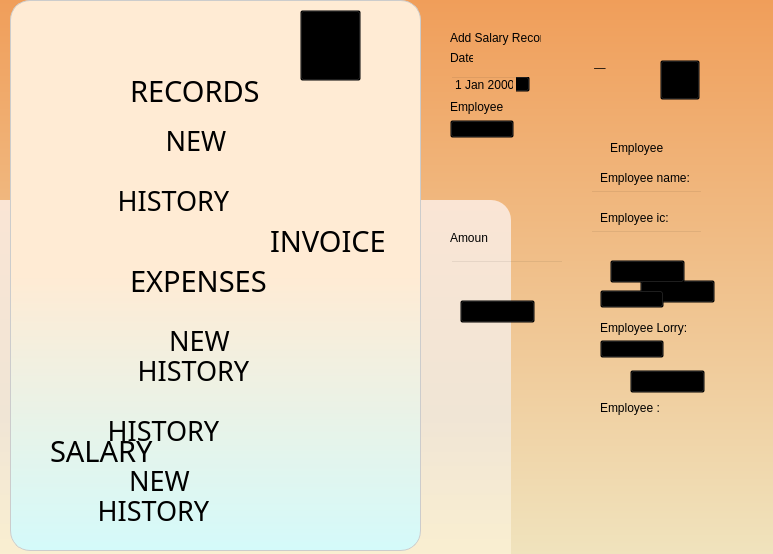
<?xml version="1.0" encoding="UTF-8"?>
<ui version="4.0">
 <class>Form</class>
 <widget class="QWidget" name="Form">
  <property name="geometry">
   <rect>
    <x>0</x>
    <y>0</y>
    <width>773</width>
    <height>554</height>
   </rect>
  </property>
  <property name="sizePolicy">
   <sizepolicy hsizetype="Expanding" vsizetype="Expanding">
    <horstretch>0</horstretch>
    <verstretch>0</verstretch>
   </sizepolicy>
  </property>
  <property name="windowTitle">
   <string>Form</string>
  </property>
  <property name="styleSheet">
   <string notr="true">background-color: qlineargradient(spread:pad, x1:0, y1:0, x2:0, y2:1, stop:0 rgba(240, 158, 90, 255), stop:1 rgba(240, 227, 189, 255));</string>
  </property>
  <widget class="QFrame" name="sidebar">
   <property name="geometry">
    <rect>
     <x>10</x>
     <y>0</y>
     <width>411</width>
     <height>551</height>
    </rect>
   </property>
   <property name="sizePolicy">
    <sizepolicy hsizetype="Expanding" vsizetype="Expanding">
     <horstretch>0</horstretch>
     <verstretch>0</verstretch>
    </sizepolicy>
   </property>
   <property name="styleSheet">
    <string notr="true">/*background-color: qlineargradient(spread:pad, x1:0, y1:0, x2:0, y2:1, stop:0 rgba(252, 226, 219, 240), stop:0.5 rgba(252, 226, 219, 245), stop:1 rgba(193, 228, 232,240));
*/
background-color: qlineargradient(spread:pad, x1:0, y1:0, x2:0, y2:1, stop:0 #FFEBD4 , stop:0.5 #FFEBD4, stop:1 #D4FAFA);

border-radius: 20px;
border: 1px solid #ccc;

                </string>
   </property>
   <property name="frameShape">
    <enum>QFrame::StyledPanel</enum>
   </property>
   <property name="frameShadow">
    <enum>QFrame::Raised</enum>
   </property>
   <property name="lineWidth">
    <number>3</number>
   </property>
   <widget class="QPushButton" name="add_record_button">
    <property name="geometry">
     <rect>
      <x>50</x>
      <y>110</y>
      <width>321</width>
      <height>61</height>
     </rect>
    </property>
    <property name="font">
     <font>
      <family>Tw Cen MT Condensed Extra Bold</family>
      <pointsize>20</pointsize>
     </font>
    </property>
    <property name="styleSheet">
     <string notr="true">border-radius:0px;
border:0px;
background-color:transparent;


</string>
    </property>
    <property name="text">
     <string>       NEW              </string>
    </property>
   </widget>
   <widget class="QPushButton" name="check_record_button">
    <property name="geometry">
     <rect>
      <x>40</x>
      <y>170</y>
      <width>331</width>
      <height>61</height>
     </rect>
    </property>
    <property name="font">
     <font>
      <family>Tw Cen MT Condensed Extra Bold</family>
      <pointsize>20</pointsize>
     </font>
    </property>
    <property name="styleSheet">
     <string notr="true">border-radius:0px;
border:0px;
background-color:transparent;
</string>
    </property>
    <property name="text">
     <string>HISTORY            </string>
    </property>
   </widget>
   <widget class="QPushButton" name="add_expenses_button">
    <property name="geometry">
     <rect>
      <x>50</x>
      <y>310</y>
      <width>321</width>
      <height>61</height>
     </rect>
    </property>
    <property name="font">
     <font>
      <family>Tw Cen MT Condensed Extra Bold</family>
      <pointsize>20</pointsize>
     </font>
    </property>
    <property name="styleSheet">
     <string notr="true">border-radius:0px;
border:0px;
background-color:transparent;</string>
    </property>
    <property name="text">
     <string>     NEW           </string>
    </property>
   </widget>
   <widget class="QPushButton" name="check_expenses_button">
    <property name="geometry">
     <rect>
      <x>60</x>
      <y>340</y>
      <width>331</width>
      <height>61</height>
     </rect>
    </property>
    <property name="font">
     <font>
      <family>Tw Cen MT Condensed Extra Bold</family>
      <pointsize>20</pointsize>
     </font>
    </property>
    <property name="styleSheet">
     <string notr="true">border-radius:0px;
border:0px;
background-color:transparent;
padding:0px;</string>
    </property>
    <property name="text">
     <string>HISTORY            </string>
    </property>
   </widget>
   <widget class="QLabel" name="file_pic">
    <property name="geometry">
     <rect>
      <x>20</x>
      <y>50</y>
      <width>81</width>
      <height>81</height>
     </rect>
    </property>
    <property name="styleSheet">
     <string notr="true">padding:0px;
background-color:transparent;
border:0px</string>
    </property>
    <property name="text">
     <string/>
    </property>
    <property name="pixmap">
     <pixmap>:/file.png</pixmap>
    </property>
   </widget>
   <widget class="QLabel" name="record_text">
    <property name="geometry">
     <rect>
      <x>120</x>
      <y>70</y>
      <width>231</width>
      <height>41</height>
     </rect>
    </property>
    <property name="font">
     <font>
      <family>Tw Cen MT Condensed Extra Bold</family>
      <pointsize>22</pointsize>
      <weight>50</weight>
      <bold>false</bold>
     </font>
    </property>
    <property name="styleSheet">
     <string notr="true">background-color:transparent;
border:0px;</string>
    </property>
    <property name="text">
     <string>RECORDS</string>
    </property>
   </widget>
   <widget class="QLabel" name="coin_pic">
    <property name="geometry">
     <rect>
      <x>20</x>
      <y>250</y>
      <width>71</width>
      <height>71</height>
     </rect>
    </property>
    <property name="styleSheet">
     <string notr="true">padding:0px;
background-color:transparent;
border:0px</string>
    </property>
    <property name="text">
     <string/>
    </property>
   </widget>
   <widget class="QLabel" name="expenses_text">
    <property name="geometry">
     <rect>
      <x>120</x>
      <y>260</y>
      <width>221</width>
      <height>41</height>
     </rect>
    </property>
    <property name="font">
     <font>
      <family>Tw Cen MT Condensed Extra Bold</family>
      <pointsize>22</pointsize>
      <weight>50</weight>
      <bold>false</bold>
     </font>
    </property>
    <property name="styleSheet">
     <string notr="true">background-color:transparent;
border:0px;</string>
    </property>
    <property name="text">
     <string>EXPENSES</string>
    </property>
   </widget>
   <widget class="QLabel" name="triangle1">
    <property name="geometry">
     <rect>
      <x>300</x>
      <y>130</y>
      <width>47</width>
      <height>14</height>
     </rect>
    </property>
    <property name="styleSheet">
     <string notr="true">border-radius:0px;
border:0px;
background-color:transparent;</string>
    </property>
    <property name="text">
     <string/>
    </property>
   </widget>
   <widget class="QLabel" name="triangle2">
    <property name="geometry">
     <rect>
      <x>300</x>
      <y>190</y>
      <width>47</width>
      <height>14</height>
     </rect>
    </property>
    <property name="styleSheet">
     <string notr="true">border-radius:0px;
border:0px;
background-color:transparent;</string>
    </property>
    <property name="text">
     <string/>
    </property>
   </widget>
   <widget class="QLabel" name="triangle3">
    <property name="geometry">
     <rect>
      <x>300</x>
      <y>330</y>
      <width>47</width>
      <height>14</height>
     </rect>
    </property>
    <property name="styleSheet">
     <string notr="true">border-radius:0px;
border:0px;
background-color:transparent;</string>
    </property>
    <property name="text">
     <string/>
    </property>
   </widget>
   <widget class="QLabel" name="triangle4">
    <property name="geometry">
     <rect>
      <x>300</x>
      <y>390</y>
      <width>47</width>
      <height>14</height>
     </rect>
    </property>
    <property name="styleSheet">
     <string notr="true">border-radius:0px;
border:0px;
background-color:transparent;</string>
    </property>
    <property name="text">
     <string/>
    </property>
   </widget>
   <widget class="QLabel" name="file_pic_2">
    <property name="geometry">
     <rect>
      <x>20</x>
      <y>340</y>
      <width>81</width>
      <height>81</height>
     </rect>
    </property>
    <property name="styleSheet">
     <string notr="true">padding:0px;
background-color:transparent;
border:0px</string>
    </property>
    <property name="text">
     <string/>
    </property>
    <property name="pixmap">
     <pixmap>:/file.png</pixmap>
    </property>
   </widget>
   <widget class="QLabel" name="triangle5">
    <property name="geometry">
     <rect>
      <x>290</x>
      <y>430</y>
      <width>47</width>
      <height>14</height>
     </rect>
    </property>
    <property name="styleSheet">
     <string notr="true">border-radius:0px;
border:0px;
background-color:transparent;</string>
    </property>
    <property name="text">
     <string/>
    </property>
   </widget>
   <widget class="QPushButton" name="check_invoice_button">
    <property name="geometry">
     <rect>
      <x>30</x>
      <y>400</y>
      <width>331</width>
      <height>61</height>
     </rect>
    </property>
    <property name="font">
     <font>
      <family>Tw Cen MT Condensed Extra Bold</family>
      <pointsize>20</pointsize>
     </font>
    </property>
    <property name="styleSheet">
     <string notr="true">border-radius:0px;
border:0px;
background-color:transparent;
padding:0px;</string>
    </property>
    <property name="text">
     <string>HISTORY            </string>
    </property>
   </widget>
   <widget class="QLabel" name="invoice_text">
    <property name="geometry">
     <rect>
      <x>260</x>
      <y>220</y>
      <width>221</width>
      <height>41</height>
     </rect>
    </property>
    <property name="font">
     <font>
      <family>Tw Cen MT Condensed Extra Bold</family>
      <pointsize>22</pointsize>
      <weight>50</weight>
      <bold>false</bold>
     </font>
    </property>
    <property name="styleSheet">
     <string notr="true">background-color:transparent;
border:0px;</string>
    </property>
    <property name="text">
     <string>INVOICE</string>
    </property>
   </widget>
   <widget class="QPushButton" name="add_salary_button">
    <property name="geometry">
     <rect>
      <x>10</x>
      <y>450</y>
      <width>321</width>
      <height>61</height>
     </rect>
    </property>
    <property name="font">
     <font>
      <family>Tw Cen MT Condensed Extra Bold</family>
      <pointsize>20</pointsize>
     </font>
    </property>
    <property name="styleSheet">
     <string notr="true">border-radius:0px;
border:0px;
background-color:transparent;</string>
    </property>
    <property name="text">
     <string>     NEW           </string>
    </property>
   </widget>
   <widget class="QLabel" name="salary_text">
    <property name="geometry">
     <rect>
      <x>40</x>
      <y>430</y>
      <width>221</width>
      <height>41</height>
     </rect>
    </property>
    <property name="font">
     <font>
      <family>Tw Cen MT Condensed Extra Bold</family>
      <pointsize>22</pointsize>
      <weight>50</weight>
      <bold>false</bold>
     </font>
    </property>
    <property name="styleSheet">
     <string notr="true">background-color:transparent;
border:0px;</string>
    </property>
    <property name="text">
     <string>SALARY</string>
    </property>
   </widget>
   <widget class="QPushButton" name="check_salary_button">
    <property name="geometry">
     <rect>
      <x>20</x>
      <y>480</y>
      <width>331</width>
      <height>61</height>
     </rect>
    </property>
    <property name="font">
     <font>
      <family>Tw Cen MT Condensed Extra Bold</family>
      <pointsize>20</pointsize>
     </font>
    </property>
    <property name="styleSheet">
     <string notr="true">border-radius:0px;
border:0px;
background-color:transparent;
padding:0px;</string>
    </property>
    <property name="text">
     <string>HISTORY            </string>
    </property>
   </widget>
   <widget class="QLabel" name="triangle6">
    <property name="geometry">
     <rect>
      <x>310</x>
      <y>490</y>
      <width>47</width>
      <height>14</height>
     </rect>
    </property>
    <property name="styleSheet">
     <string notr="true">border-radius:0px;
border:0px;
background-color:transparent;</string>
    </property>
    <property name="text">
     <string/>
    </property>
   </widget>
   <widget class="QLabel" name="coin_pic_2">
    <property name="geometry">
     <rect>
      <x>20</x>
      <y>450</y>
      <width>71</width>
      <height>71</height>
     </rect>
    </property>
    <property name="styleSheet">
     <string notr="true">padding:0px;
background-color:transparent;
border:0px</string>
    </property>
    <property name="text">
     <string/>
    </property>
   </widget>
   <widget class="QLabel" name="triangle7">
    <property name="geometry">
     <rect>
      <x>300</x>
      <y>450</y>
      <width>47</width>
      <height>14</height>
     </rect>
    </property>
    <property name="styleSheet">
     <string notr="true">border-radius:0px;
border:0px;
background-color:transparent;</string>
    </property>
    <property name="text">
     <string/>
    </property>
   </widget>
   <zorder>add_record_button</zorder>
   <zorder>check_record_button</zorder>
   <zorder>add_expenses_button</zorder>
   <zorder>check_expenses_button</zorder>
   <zorder>file_pic</zorder>
   <zorder>record_text</zorder>
   <zorder>coin_pic</zorder>
   <zorder>expenses_text</zorder>
   <zorder>triangle1</zorder>
   <zorder>triangle2</zorder>
   <zorder>triangle3</zorder>
   <zorder>triangle4</zorder>
   <zorder>file_pic_2</zorder>
   <zorder>check_invoice_button</zorder>
   <zorder>invoice_text</zorder>
   <zorder>triangle5</zorder>
   <zorder>add_salary_button</zorder>
   <zorder>salary_text</zorder>
   <zorder>check_salary_button</zorder>
   <zorder>triangle6</zorder>
   <zorder>coin_pic_2</zorder>
   <zorder>triangle7</zorder>
  </widget>
  <widget class="QPushButton" name="option_button">
   <property name="geometry">
    <rect>
     <x>300</x>
     <y>10</y>
     <width>61</width>
     <height>71</height>
    </rect>
   </property>
   <property name="styleSheet">
    <string notr="true">background-color: transparent;
font-family: &quot;Helvetica&quot;; 
font-size: 60px; 
font-weight: bold; 
padding-top: 0px;
padding-right: 0px;
padding-bottom: 10px;
padding-left: 0px;</string>
   </property>
   <property name="text">
    <string>≡</string>
   </property>
  </widget>
  <widget class="QPushButton" name="minimize_button">
   <property name="geometry">
    <rect>
     <x>580</x>
     <y>40</y>
     <width>40</width>
     <height>40</height>
    </rect>
   </property>
   <property name="styleSheet">
    <string notr="true">border: 0;
background-color:transparent;
color:black;
font:Bold;
font-size:20px;
padding-bottom:2px</string>
   </property>
   <property name="text">
    <string>_</string>
   </property>
  </widget>
  <widget class="QPushButton" name="close_button">
   <property name="geometry">
    <rect>
     <x>660</x>
     <y>60</y>
     <width>40</width>
     <height>40</height>
    </rect>
   </property>
   <property name="styleSheet">
    <string notr="true">background-color:transparent;
color:black;
font:Bold;
font-size:25px;
padding:0px</string>
   </property>
   <property name="text">
    <string>X</string>
   </property>
  </widget>
  <widget class="QFrame" name="base_frame">
   <property name="geometry">
    <rect>
     <x>-230</x>
     <y>190</y>
     <width>751</width>
     <height>451</height>
    </rect>
   </property>
   <property name="styleSheet">
    <string notr="true">/*background-color: qlineargradient(spread:pad, x1:0, y1:0, x2:0, y2:1, stop:0 rgba(249, 239, 213,255), stop:1 rgba(250, 213, 195, 255));
*/
background-color: qlineargradient(spread:pad, x1:0, y1:0, x2:0, y2:1, stop:0 rgba(250, 229, 213,255), stop:0.5 rgba(240, 229, 213,255) ,stop:1 #FFF4CE);
border-radius: 20px;
border: 0px solid #ccc;
padding: 10px;
margin: 10px;</string>
   </property>
   <property name="frameShape">
    <enum>QFrame::StyledPanel</enum>
   </property>
   <property name="frameShadow">
    <enum>QFrame::Raised</enum>
   </property>
  </widget>
  <widget class="QFrame" name="workspace_frame">
   <property name="geometry">
    <rect>
     <x>440</x>
     <y>30</y>
     <width>141</width>
     <height>301</height>
    </rect>
   </property>
   <property name="styleSheet">
    <string notr="true">background-color:transparent;</string>
   </property>
   <property name="frameShape">
    <enum>QFrame::StyledPanel</enum>
   </property>
   <property name="frameShadow">
    <enum>QFrame::Raised</enum>
   </property>
   <widget class="QLabel" name="date_label">
    <property name="geometry">
     <rect>
      <x>10</x>
      <y>20</y>
      <width>23</width>
      <height>16</height>
     </rect>
    </property>
    <property name="styleSheet">
     <string notr="true">background-color:transparent;</string>
    </property>
    <property name="text">
     <string>Date :</string>
    </property>
   </widget>
   <widget class="QLabel" name="employee_label">
    <property name="geometry">
     <rect>
      <x>10</x>
      <y>69</y>
      <width>91</width>
      <height>16</height>
     </rect>
    </property>
    <property name="styleSheet">
     <string notr="true">background-color:transparent;</string>
    </property>
    <property name="text">
     <string>Employee</string>
    </property>
   </widget>
   <widget class="QDateEdit" name="date_line">
    <property name="geometry">
     <rect>
      <x>10</x>
      <y>45</y>
      <width>80</width>
      <height>18</height>
     </rect>
    </property>
   </widget>
   <widget class="QLabel" name="amount_label">
    <property name="geometry">
     <rect>
      <x>10</x>
      <y>200</y>
      <width>38</width>
      <height>16</height>
     </rect>
    </property>
    <property name="styleSheet">
     <string notr="true">background-color:transparent;</string>
    </property>
    <property name="text">
     <string>Amount :</string>
    </property>
   </widget>
   <widget class="QLineEdit" name="amount_line">
    <property name="geometry">
     <rect>
      <x>10</x>
      <y>230</y>
      <width>114</width>
      <height>19</height>
     </rect>
    </property>
   </widget>
   <widget class="QComboBox" name="employee_line">
    <property name="geometry">
     <rect>
      <x>10</x>
      <y>90</y>
      <width>64</width>
      <height>18</height>
     </rect>
    </property>
   </widget>
   <widget class="QLabel" name="add_salary_label">
    <property name="geometry">
     <rect>
      <x>10</x>
      <y>0</y>
      <width>91</width>
      <height>16</height>
     </rect>
    </property>
    <property name="styleSheet">
     <string notr="true">background-color:transparent;</string>
    </property>
    <property name="text">
     <string>Add Salary Record</string>
    </property>
   </widget>
   <widget class="QPushButton" name="submit_button">
    <property name="geometry">
     <rect>
      <x>20</x>
      <y>270</y>
      <width>75</width>
      <height>23</height>
     </rect>
    </property>
    <property name="text">
     <string>SUBMIT</string>
    </property>
   </widget>
  </widget>
  <widget class="QFrame" name="add_salary_frame">
   <property name="geometry">
    <rect>
     <x>590</x>
     <y>100</y>
     <width>131</width>
     <height>381</height>
    </rect>
   </property>
   <property name="styleSheet">
    <string notr="true">background-color:transparent;</string>
   </property>
   <property name="frameShape">
    <enum>QFrame::StyledPanel</enum>
   </property>
   <property name="frameShadow">
    <enum>QFrame::Raised</enum>
   </property>
   <widget class="QLabel" name="add_employee_label">
    <property name="geometry">
     <rect>
      <x>20</x>
      <y>40</y>
      <width>71</width>
      <height>16</height>
     </rect>
    </property>
    <property name="text">
     <string>Employee</string>
    </property>
   </widget>
   <widget class="QLabel" name="employee_name">
    <property name="geometry">
     <rect>
      <x>10</x>
      <y>70</y>
      <width>111</width>
      <height>16</height>
     </rect>
    </property>
    <property name="text">
     <string>Employee name:</string>
    </property>
   </widget>
   <widget class="QLineEdit" name="employee_ic_line">
    <property name="geometry">
     <rect>
      <x>0</x>
      <y>130</y>
      <width>113</width>
      <height>20</height>
     </rect>
    </property>
   </widget>
   <widget class="QPushButton" name="add_button">
    <property name="geometry">
     <rect>
      <x>50</x>
      <y>180</y>
      <width>75</width>
      <height>23</height>
     </rect>
    </property>
    <property name="text">
     <string>ADD</string>
    </property>
   </widget>
   <widget class="QPushButton" name="delete_button">
    <property name="geometry">
     <rect>
      <x>20</x>
      <y>160</y>
      <width>75</width>
      <height>23</height>
     </rect>
    </property>
    <property name="text">
     <string>DELETE</string>
    </property>
   </widget>
   <widget class="QLabel" name="employee_ic">
    <property name="geometry">
     <rect>
      <x>10</x>
      <y>110</y>
      <width>91</width>
      <height>16</height>
     </rect>
    </property>
    <property name="text">
     <string>Employee ic:</string>
    </property>
   </widget>
   <widget class="QComboBox" name="employee_combobox">
    <property name="geometry">
     <rect>
      <x>10</x>
      <y>190</y>
      <width>64</width>
      <height>18</height>
     </rect>
    </property>
   </widget>
   <widget class="QLineEdit" name="employee_name_line">
    <property name="geometry">
     <rect>
      <x>0</x>
      <y>90</y>
      <width>113</width>
      <height>20</height>
     </rect>
    </property>
   </widget>
   <widget class="QLabel" name="employee_lorry">
    <property name="geometry">
     <rect>
      <x>10</x>
      <y>220</y>
      <width>91</width>
      <height>16</height>
     </rect>
    </property>
    <property name="text">
     <string>Employee Lorry:</string>
    </property>
   </widget>
   <widget class="QPushButton" name="update_button">
    <property name="geometry">
     <rect>
      <x>40</x>
      <y>270</y>
      <width>75</width>
      <height>23</height>
     </rect>
    </property>
    <property name="text">
     <string>UPDATE</string>
    </property>
   </widget>
   <widget class="QLabel" name="delete_employee_name">
    <property name="geometry">
     <rect>
      <x>10</x>
      <y>300</y>
      <width>111</width>
      <height>16</height>
     </rect>
    </property>
    <property name="text">
     <string>Employee :</string>
    </property>
   </widget>
   <widget class="QComboBox" name="employee_lorry_line">
    <property name="geometry">
     <rect>
      <x>10</x>
      <y>240</y>
      <width>64</width>
      <height>18</height>
     </rect>
    </property>
   </widget>
  </widget>
  <zorder>base_frame</zorder>
  <zorder>minimize_button</zorder>
  <zorder>close_button</zorder>
  <zorder>workspace_frame</zorder>
  <zorder>add_salary_frame</zorder>
  <zorder>sidebar</zorder>
  <zorder>option_button</zorder>
 </widget>
 <resources>
  <include location="photo_file.qrc"/>
 </resources>
 <connections/>
</ui>
